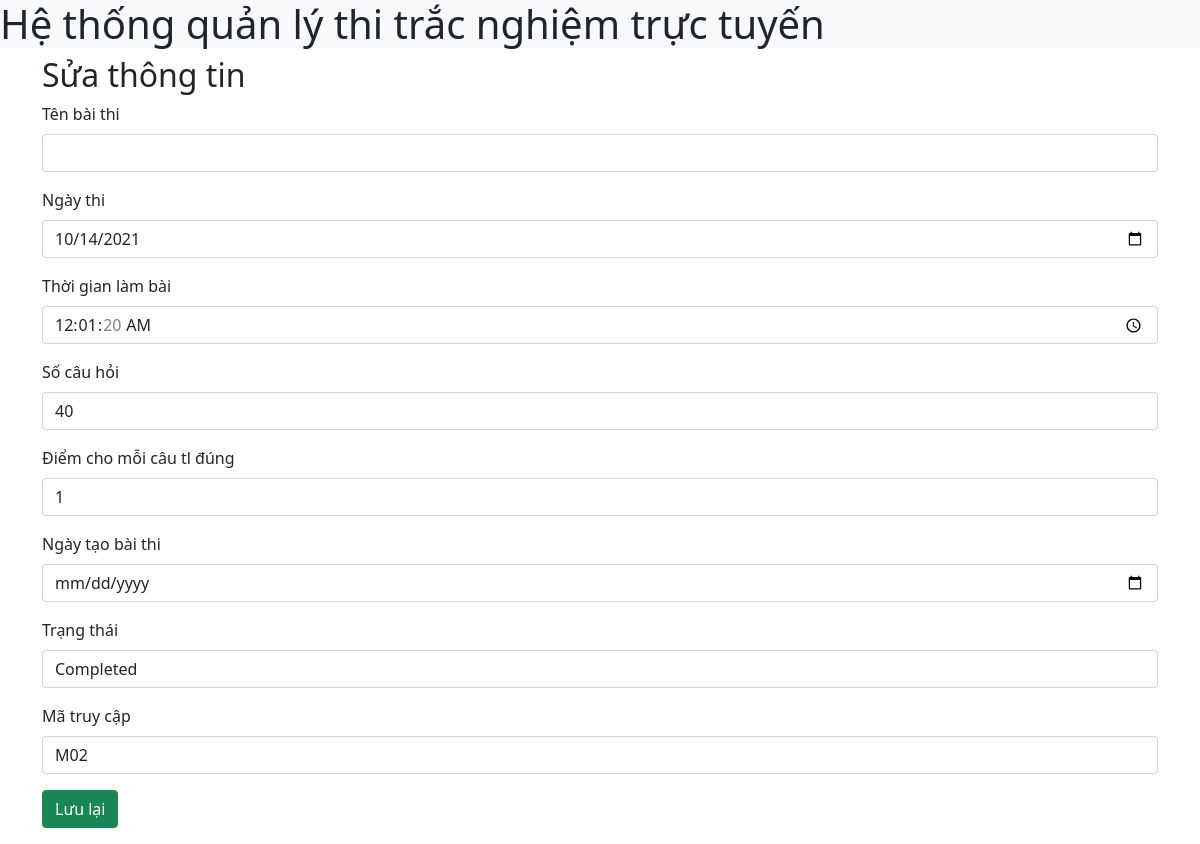
The app's page /admin/edit.php?id=2 with its own data.
### tables this page shows
CREATE TABLE `exams` (
  `id` int(10) UNSIGNED NOT NULL,
  `exam_title` varchar(100) NOT NULL,
  `exam_datetime` date NOT NULL,
  `duration` time NOT NULL,
  `total_question` int(100) NOT NULL,
  `marks_per_right_answer` int(10) NOT NULL,
  `created_on` date NOT NULL,
  `status` varchar(100) NOT NULL,
  `exam_code` varchar(100) NOT NULL
);

### admin/edit.php (the view, shortened to what this page needs)
<?php
    include '../header.php';
    include '../config.php';
    $id = $_GET['id'];
    $sql = "SELECT * FROM exams WHERE id=$id";
    $result = mysqli_query($conn, $sql);
    if(mysqli_num_rows($result)){
        while($row =mysqli_fetch_assoc($result)){
            $title=$row['exam_tile'];
            $exdate = $row['exam_datetime'];
            $duration = $row['duration'];
            $total = $row['total_question'];
            $mark = $row['marks_per_right_answer'];
            $creaton = $row['creat_on'];
            $status = $row['status'];
            $ex_code = $row['exam_code'];
    }
}
?>
    <main class="container">
        <h2>Sửa thông tin</h2>
        <form action="process-edit.php" method="post">
            <div class="mb-3">
                <label for="exam_tile" class="form-label">Tên bài thi</label>
                <input type="text" class="form-control" name='exam_tile' value="<?php echo $title;?>">
             </div>
             <div class="mb-3">
                <label for="exam_datetime" class="form-label">Ngày thi</label>
                <input type="date" class="form-control" name='exam_datetim' value="<?php echo $exdate;?>">
             </div>
             <div class="mb-3">
                <label for="bd_age" class="form-label">Thời gian làm bài</label>
                <input type="time" class="form-control" name='bd_age' value="<?php echo $duration;?>">
             </div>
             <div class="mb-3">
                <label for="total_question" class="form-label">Số câu hỏi</label>
                <input type="int" class="form-control" name='total_question' value="<?php echo $total;?>">
             </div>
             <div class="mb-3">
                <label for="marks_per_right_answer" class="form-label">Điểm cho mỗi câu tl đúng</label>
                <input type="int" class="form-control" name='marks_per_right_answer' value="<?php echo $mark;?>">
             </div>
             <div class="mb-3">
                <label for="creat_on" class="form-label">Ngày tạo bài thi</label>
                <input type="date" class="form-control" name='creat_on' value="<?php echo $creaton;?>">
             </div>
             <div class="mb-3">
                <label for="status" class="form-label">Trạng thái</label>
                <input type="text" class="form-control" name='status' value="<?php echo $status;?>">
             </div>
             <div class="mb-3">
                <label for="exam_code" class="form-label">Mã truy cập</label>
                <input type="text" class="form-control" name='exam_code' value="<?php echo $ex_code?>">
             </div>
            <div class="mb-3">
                <button type="submit" class="btn btn-success">Lưu lại</button>
            </div>
        </form>
    </main>
<?php
    include '../footer.php';
?>

### records on screen
exams: exam_datetim "10/14/2021", bd_age "00:01:20", total_question "40", marks_per_right_answer "1", status "Completed", exam_code "M02"
